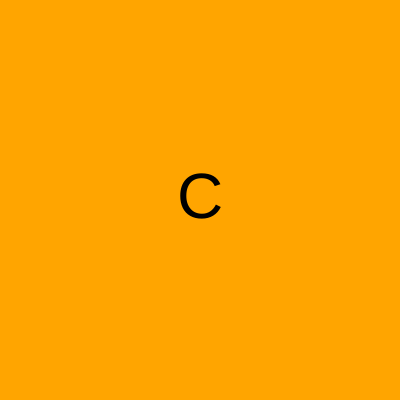
Frame 1 (no input)
Frame 60 (no input): identical to frame 1, image omitted
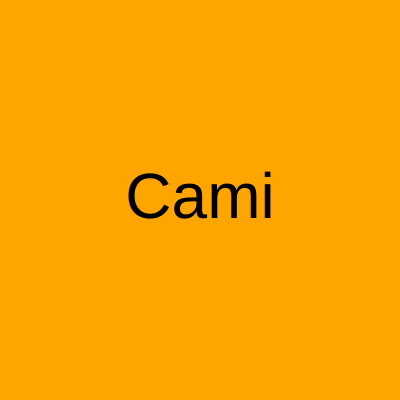
Frame 120 (the mouse pressed at the canvas centre since frame 60)

The p5.js sketch that drew these frames (run headless with seeded random() and noise() and a simulated clock; from frame 60 on, the mouse is pressed at the canvas centre):

// p5.js sketch
// ── sketch.js
let palavra;
function setup() {
  createCanvas(400, 400);
  palavra = palavraAleatoria();
}
function palavraAleatoria(){
  let palavras = ["Caminhante", "Caminho", "Caminha"];
  return random(palavras);
}

function inicializaCores(){
  background("orange");
  fill("black");
  textSize(64);
  textAlign(CENTER, CENTER);
}

function palavraParcial (minimo, maximo){
  let quantidade = map(mouseX, minimo, maximo, 1, palavra.length);
  let parcial = palavra.substring(0, quantidade);
  return parcial;
}

function draw() {
  inicializaCores();
  let texto = palavraParcial(0, width);
  text(texto, 200, 200);
  
}
